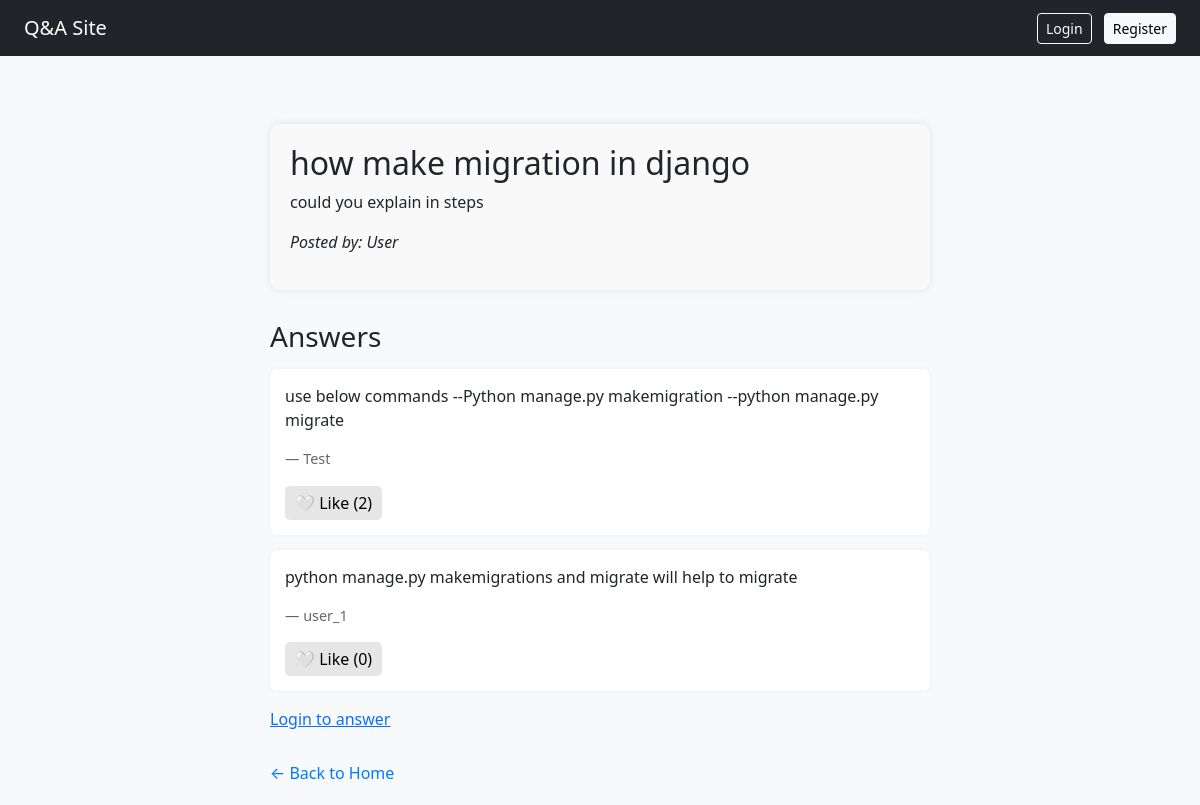
Screenshot of /question/2/ with the database file from the repository.
### app/models.py (models this page shows, shortened)
class Question(models.Model):
    id = models.AutoField(primary_key=True)
    user = models.ForeignKey(User, on_delete=models.CASCADE)
    title = models.CharField(max_length=255)
    content = models.TextField(blank=True, null=True)
    created_at = models.DateTimeField(auto_now_add=True)

class Answer(models.Model):
    id = models.AutoField(primary_key=True)
    user = models.ForeignKey(User, on_delete=models.CASCADE)
    question = models.ForeignKey(Question, on_delete=models.CASCADE, related_name='answers')
    content = models.TextField()
    likes = models.ManyToManyField(User, related_name='liked_answers', blank=True)
    created_at = models.DateTimeField(auto_now_add=True)

### app/views.py (the view)
# urls.py: path('question/<int:pk>/', views.question_detail, name='question_detail'),
def question_detail(request, pk):
    question = get_object_or_404(Question, pk=pk)
    answers = question.answers.all()
    if request.method == 'POST':
        if not request.user.is_authenticated:
            return redirect('login')
        form = AnswerForm(request.POST)
        if form.is_valid():
            answer = form.save(commit=False)
            answer.user = request.user
            answer.question = question
            answer.save()
            return HttpResponseRedirect(request.path_info)
    else:
        form = AnswerForm()
    return render(request, 'app/question_detail.html', {
        'question': question,
        'answers': answers,
        'form': form
    })

### app/templates/app/question_detail.html (shortened to what this page needs)
{% extends "app/base.html" %}
{% block content %}
<div class="container" style="max-width: 700px; margin: auto; padding: 20px;">
    <div class="question-box" style="background: #f9f9f9; padding: 20px; border-radius: 10px; box-shadow: 0px 0px 8px rgba(0,0,0,0.1);">
        <h2>{{ question.title }}</h2>
        <p>{{ question.content }}</p>
        <p style="font-style: italic;">Posted by: {{ question.user.username }}</p>
    </div>
    <div class="answers" style="margin-top: 30px;">
        <h3>Answers</h3>
        <ul style="list-style-type: none; padding-left: 0;">
            {% for ans in answers %}
                <li style="background: #fff; margin-top: 15px; padding: 15px; border-radius: 8px; box-shadow: 0px 0px 5px rgba(0,0,0,0.05);">
                    <p>{{ ans.content }}</p>
                    <p style="font-size: 0.9em; color: #666;">— {{ ans.user.username }}</p>
                    <form method="post" action="{% url 'like_answer' ans.id %}">
                        <button type="submit" style="padding: 5px 10px; background: #e6e6e6; border: none; border-radius: 5px; cursor: pointer;">
                            {% if user in ans.likes.all %}
                                ❤️ Unlike ({{ ans.likes.count }})
                            {% else %}
                                🤍 Like ({{ ans.likes.count }})
                            {% endif %}
                        </button>
                    </form>
                </li>
            {% empty %}
                <li>No answers yet.</li>
            {% endfor %}
        </ul>
    </div>
    {% if user.is_authenticated %}
    <div class="answer-form" style="margin-top: 30px; background: #f0f8ff; padding: 20px; border-radius: 10px; box-shadow: 0px 2px 8px rgba(0,0,0,0.05);">
        <h3 style="margin-bottom: 15px; font-size: 1.3em; color: #333;">Your Answer</h3>
        <form method="post" style="display: flex; flex-direction: column; gap: 10px;">
            {% csrf_token %}
            <div style="display: flex; flex-direction: column;">
                {{ form.content.label_tag }}
                {{ form.content }}
            </div>
            <button type="submit" style="align-self: flex-start; padding: 8px 16px; background: #4CAF50; color: #fff; border: none; border-radius: 5px; font-weight: bold;">
                Post Answer
            </button>
        </form>
    </div>
{% else %}
    <p><a href="{% url 'login' %}">Login to answer</a></p>
{% endif %}
    <div style="margin-top: 30px;">
        <a href="{% url 'home' %}" style="text-decoration: none; color: #007bff;">← Back to Home</a>
    </div>
</div>
{% endblock %}

### app/templates/app/base.html (shortened to what this page needs)
<!DOCTYPE html>
<html lang="en">
<head>
    <link href="https://cdn.jsdelivr.net/npm/bootstrap@5.3.2/dist/css/bootstrap.min.css" rel="stylesheet">
</head>
<body class="bg-light">
    <nav class="navbar navbar-expand-lg navbar-dark bg-dark px-4">
        <a class="navbar-brand" href="{% url 'home' %}">Q&A Site</a>
        <div class="ms-auto">
            {% if user.is_authenticated %}
                <span class="text-white me-3">Hi, {{ user.username }}</span>
                <a href="{% url 'logout' %}" class="btn btn-outline-light btn-sm">Logout</a>
            {% else %}
                <a href="{% url 'login' %}" class="btn btn-outline-light btn-sm me-2">Login</a>
                <a href="{% url 'register' %}" class="btn btn-light btn-sm">Register</a>
            {% endif %}
        </div>
    </nav>
    <div class="container mt-5">
        {% block content %}{% endblock %}
    </div>
</body>
</html>

### rows the page displays
Question: title "how make migration in django", content "could you explain in steps", user.username "User"
Answer: content "use below commands --Python manage.py makemigration --python manage.py migrate", user.username "Test", likes.count "2"
Answer: content "python manage.py makemigrations and migrate will help to migrate", user.username "user_1", likes.count "0"
